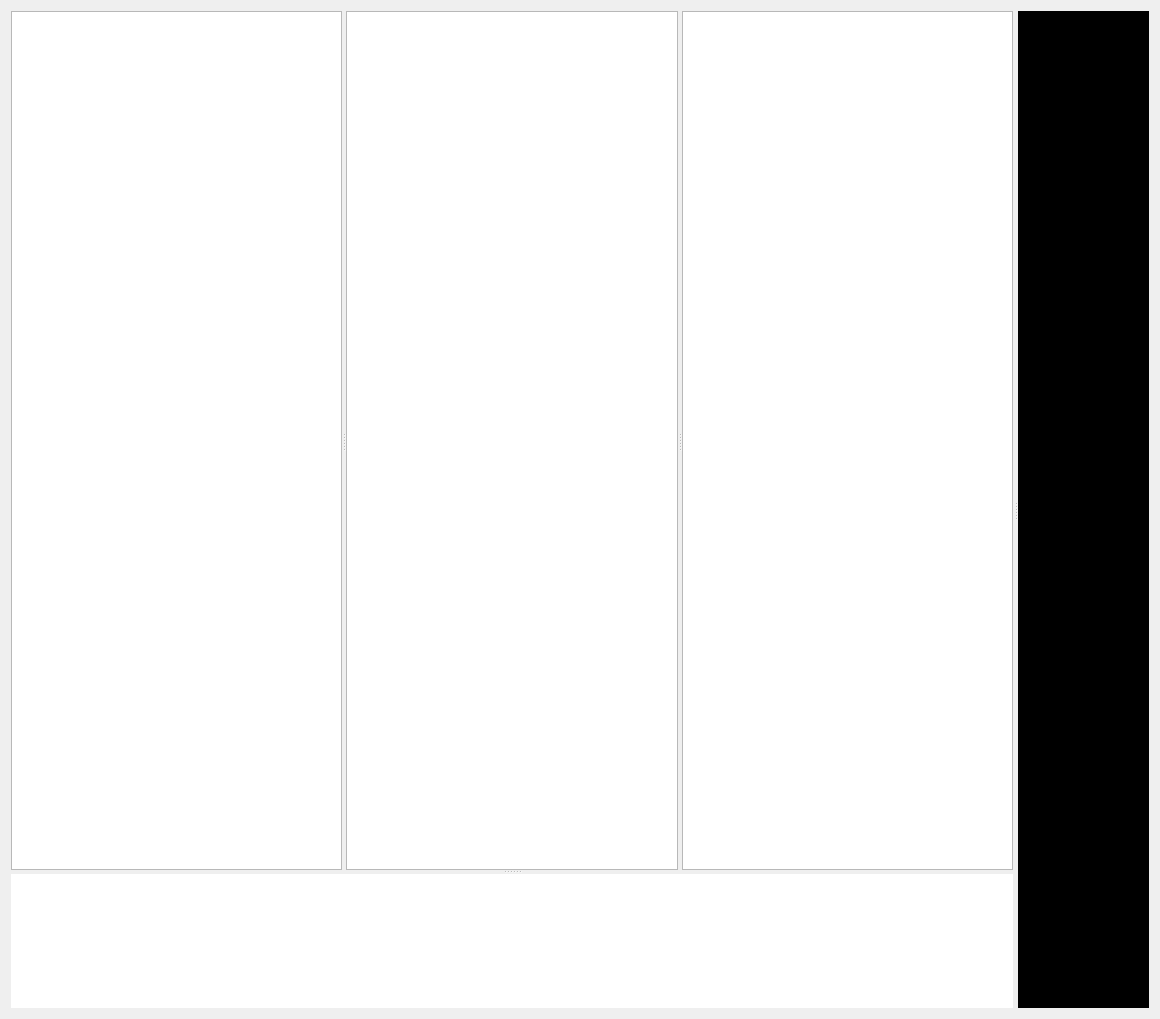
<?xml version="1.0" encoding="UTF-8"?>
<ui version="4.0">
 <class>MainWindow</class>
 <widget class="QMainWindow" name="MainWindow">
  <property name="geometry">
   <rect>
    <x>0</x>
    <y>0</y>
    <width>1160</width>
    <height>1019</height>
   </rect>
  </property>
  <property name="windowTitle">
   <string>MainWindow</string>
  </property>
  <property name="styleSheet">
   <string notr="true">QMainWindow{
border-radius:15px
}</string>
  </property>
  <widget class="QWidget" name="centralWidget">
   <layout class="QGridLayout" name="gridLayout">
    <item row="0" column="0">
     <widget class="QSplitter" name="splitter_3">
      <property name="orientation">
       <enum>Qt::Horizontal</enum>
      </property>
      <property name="handleWidth">
       <number>5</number>
      </property>
      <widget class="QSplitter" name="splitter_2">
       <property name="orientation">
        <enum>Qt::Vertical</enum>
       </property>
       <widget class="QSplitter" name="splitter">
        <property name="orientation">
         <enum>Qt::Horizontal</enum>
        </property>
        <widget class="ActionListView" name="actionListView">
         <property name="styleSheet">
          <string notr="true"/>
         </property>
        </widget>
        <widget class="PoseListView" name="poseListView"/>
        <widget class="PoseLibView" name="poseLibView"/>
       </widget>
       <widget class="PoseSettingWidget" name="poseSettingWidget" native="true">
        <property name="styleSheet">
         <string notr="true">background-color: white;</string>
        </property>
       </widget>
      </widget>
      <widget class="OpenglView" name="openglView" native="true">
       <property name="styleSheet">
        <string notr="true">background-color: black;</string>
       </property>
      </widget>
     </widget>
    </item>
   </layout>
  </widget>
 </widget>
 <layoutdefault spacing="6" margin="11"/>
 <customwidgets>
  <customwidget>
   <class>PoseLibView</class>
   <extends>QListWidget</extends>
   <header>poselibview.h</header>
  </customwidget>
  <customwidget>
   <class>OpenglView</class>
   <extends>QWidget</extends>
   <header>openglview.h</header>
   <container>1</container>
  </customwidget>
  <customwidget>
   <class>PoseListView</class>
   <extends>QListWidget</extends>
   <header>poselistview.h</header>
  </customwidget>
  <customwidget>
   <class>ActionListView</class>
   <extends>QListWidget</extends>
   <header>actionlistview.h</header>
  </customwidget>
  <customwidget>
   <class>PoseSettingWidget</class>
   <extends>QWidget</extends>
   <header>posesettingwidget.h</header>
   <container>1</container>
  </customwidget>
 </customwidgets>
 <resources/>
 <connections/>
</ui>
